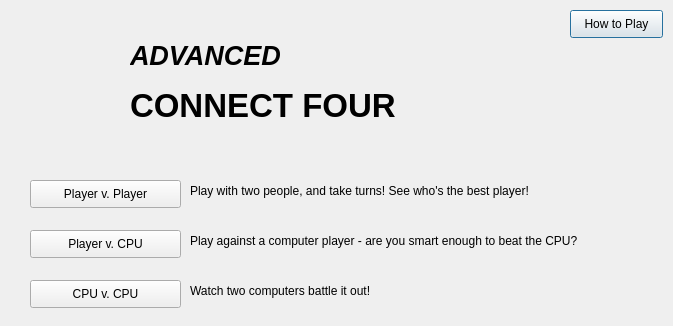
<?xml version="1.0" encoding="UTF-8"?>
<ui version="4.0">
 <class>MainMenu</class>
 <widget class="QDialog" name="MainMenu">
  <property name="geometry">
   <rect>
    <x>0</x>
    <y>0</y>
    <width>673</width>
    <height>326</height>
   </rect>
  </property>
  <property name="windowTitle">
   <string>Dialog</string>
  </property>
  <widget class="QLabel" name="label">
   <property name="geometry">
    <rect>
     <x>130</x>
     <y>80</y>
     <width>351</width>
     <height>51</height>
    </rect>
   </property>
   <property name="font">
    <font>
     <pointsize>25</pointsize>
     <weight>75</weight>
     <bold>true</bold>
    </font>
   </property>
   <property name="text">
    <string>CONNECT FOUR</string>
   </property>
  </widget>
  <widget class="QLabel" name="label_2">
   <property name="geometry">
    <rect>
     <x>130</x>
     <y>30</y>
     <width>351</width>
     <height>51</height>
    </rect>
   </property>
   <property name="font">
    <font>
     <pointsize>20</pointsize>
     <weight>75</weight>
     <italic>true</italic>
     <bold>true</bold>
    </font>
   </property>
   <property name="text">
    <string>ADVANCED</string>
   </property>
  </widget>
  <widget class="QPushButton" name="howToPlayButton">
   <property name="geometry">
    <rect>
     <x>570</x>
     <y>10</y>
     <width>93</width>
     <height>28</height>
    </rect>
   </property>
   <property name="text">
    <string>How to Play</string>
   </property>
  </widget>
  <widget class="QPushButton" name="pvpButton">
   <property name="geometry">
    <rect>
     <x>30</x>
     <y>180</y>
     <width>151</width>
     <height>28</height>
    </rect>
   </property>
   <property name="text">
    <string>Player v. Player</string>
   </property>
  </widget>
  <widget class="QLabel" name="label_3">
   <property name="geometry">
    <rect>
     <x>190</x>
     <y>180</y>
     <width>401</width>
     <height>21</height>
    </rect>
   </property>
   <property name="text">
    <string>Play with two people, and take turns! See who's the best player!</string>
   </property>
  </widget>
  <widget class="QLabel" name="label_4">
   <property name="geometry">
    <rect>
     <x>190</x>
     <y>230</y>
     <width>441</width>
     <height>21</height>
    </rect>
   </property>
   <property name="text">
    <string>Play against a computer player - are you smart enough to beat the CPU? </string>
   </property>
  </widget>
  <widget class="QPushButton" name="pvCPUButton">
   <property name="geometry">
    <rect>
     <x>30</x>
     <y>230</y>
     <width>151</width>
     <height>28</height>
    </rect>
   </property>
   <property name="text">
    <string>Player v. CPU</string>
   </property>
  </widget>
  <widget class="QPushButton" name="cpuVcpuButton">
   <property name="geometry">
    <rect>
     <x>30</x>
     <y>280</y>
     <width>151</width>
     <height>28</height>
    </rect>
   </property>
   <property name="text">
    <string>CPU v. CPU</string>
   </property>
  </widget>
  <widget class="QLabel" name="label_5">
   <property name="geometry">
    <rect>
     <x>190</x>
     <y>280</y>
     <width>441</width>
     <height>21</height>
    </rect>
   </property>
   <property name="text">
    <string>Watch two computers battle it out! </string>
   </property>
  </widget>
 </widget>
 <resources/>
 <connections/>
</ui>
